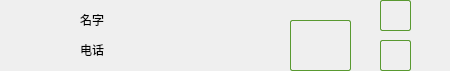
<?xml version="1.0" encoding="UTF-8"?>
<ui version="4.0">
 <class>List_Item_Form</class>
 <widget class="QWidget" name="List_Item_Form">
  <property name="geometry">
   <rect>
    <x>0</x>
    <y>0</y>
    <width>450</width>
    <height>71</height>
   </rect>
  </property>
  <property name="windowTitle">
   <string>Form</string>
  </property>
  <property name="styleSheet">
   <string notr="true">font: 8.5pt &quot;微软雅黑&quot;;</string>
  </property>
  <widget class="QLabel" name="label">
   <property name="geometry">
    <rect>
     <x>0</x>
     <y>0</y>
     <width>71</width>
     <height>71</height>
    </rect>
   </property>
   <property name="styleSheet">
    <string notr="true">border-color: rgb(255, 0, 0);</string>
   </property>
   <property name="text">
    <string/>
   </property>
   <property name="textFormat">
    <enum>Qt::AutoText</enum>
   </property>
   <property name="pixmap">
    <pixmap resource="icon.qrc">:/new/icon/avatar.png</pixmap>
   </property>
   <property name="scaledContents">
    <bool>true</bool>
   </property>
  </widget>
  <widget class="QLabel" name="label_2">
   <property name="geometry">
    <rect>
     <x>80</x>
     <y>0</y>
     <width>291</width>
     <height>40</height>
    </rect>
   </property>
   <property name="text">
    <string>名字</string>
   </property>
  </widget>
  <widget class="QToolButton" name="toolButton">
   <property name="geometry">
    <rect>
     <x>380</x>
     <y>0</y>
     <width>31</width>
     <height>31</height>
    </rect>
   </property>
   <property name="cursor">
    <cursorShape>PointingHandCursor</cursorShape>
   </property>
   <property name="toolTip">
    <string>&lt;html&gt;&lt;head/&gt;&lt;body&gt;&lt;p&gt;查看详细信息&lt;/p&gt;&lt;/body&gt;&lt;/html&gt;</string>
   </property>
   <property name="styleSheet">
    <string notr="true">QToolButton {
    border-image: url(:/new/icon/more.png);
    border-radius: 2px;
    border: 1px solid rgb(89, 153, 48);
    background:transparent;
    color: green;
}

QToolButton:hover{
  background-color:#86C6E9;
  border-radius:5px;
  border: 1px solid #5F92B2;  
}

QToolButton:pressed{
  background-color:#CCCCCC;
  border-radius:5px;
  border: 1px solid #5F92B2;  
}
</string>
   </property>
   <property name="text">
    <string/>
   </property>
  </widget>
  <widget class="QToolButton" name="toolButton_2">
   <property name="geometry">
    <rect>
     <x>380</x>
     <y>40</y>
     <width>31</width>
     <height>31</height>
    </rect>
   </property>
   <property name="cursor">
    <cursorShape>PointingHandCursor</cursorShape>
   </property>
   <property name="toolTip">
    <string>&lt;html&gt;&lt;head/&gt;&lt;body&gt;&lt;p&gt;删除&lt;/p&gt;&lt;/body&gt;&lt;/html&gt;</string>
   </property>
   <property name="styleSheet">
    <string notr="true">QToolButton {
    border-image: url(:/new/icon/remove.png);
    border-radius: 2px;
    border: 1px solid rgb(89, 153, 48);
    background:transparent;
    color: green;
}

QToolButton:hover{
  background-color:#86C6E9;
  border-radius:5px;
  border: 1px solid #5F92B2;  
}

QToolButton:pressed{
  background-color:#CCCCCC;
  border-radius:5px;
  border: 1px solid #5F92B2;  
}
</string>
   </property>
   <property name="text">
    <string/>
   </property>
  </widget>
  <widget class="QToolButton" name="toolButton_3">
   <property name="geometry">
    <rect>
     <x>290</x>
     <y>20</y>
     <width>61</width>
     <height>51</height>
    </rect>
   </property>
   <property name="toolTip">
    <string>&lt;html&gt;&lt;head/&gt;&lt;body&gt;&lt;p&gt;生成祝贺文本&lt;/p&gt;&lt;/body&gt;&lt;/html&gt;</string>
   </property>
   <property name="styleSheet">
    <string notr="true">QToolButton {
    border-image: url(:/new/icon/icon_birth.png);
    border-radius: 2px;
    border: 1px solid rgb(89, 153, 48);
    background:transparent;
    color: green;
}

QToolButton:hover{
  background-color:#86C6E9;
  border-radius:5px;
  border: 1px solid #5F92B2;  
}

QToolButton:pressed{
  background-color:#CCCCCC;
  border-radius:5px;
  border: 1px solid #5F92B2;  
}
</string>
   </property>
   <property name="text">
    <string/>
   </property>
   <property name="autoRepeat">
    <bool>false</bool>
   </property>
   <property name="autoExclusive">
    <bool>true</bool>
   </property>
  </widget>
  <widget class="QLabel" name="label_3">
   <property name="geometry">
    <rect>
     <x>80</x>
     <y>30</y>
     <width>291</width>
     <height>40</height>
    </rect>
   </property>
   <property name="text">
    <string>电话</string>
   </property>
  </widget>
  <widget class="QLabel" name="label_4">
   <property name="geometry">
    <rect>
     <x>260</x>
     <y>0</y>
     <width>121</width>
     <height>20</height>
    </rect>
   </property>
   <property name="text">
    <string/>
   </property>
   <property name="alignment">
    <set>Qt::AlignCenter</set>
   </property>
  </widget>
  <zorder>label</zorder>
  <zorder>label_2</zorder>
  <zorder>toolButton</zorder>
  <zorder>toolButton_2</zorder>
  <zorder>label_3</zorder>
  <zorder>toolButton_3</zorder>
  <zorder>label_4</zorder>
 </widget>
 <resources>
  <include location="icon.qrc"/>
 </resources>
 <connections/>
</ui>
